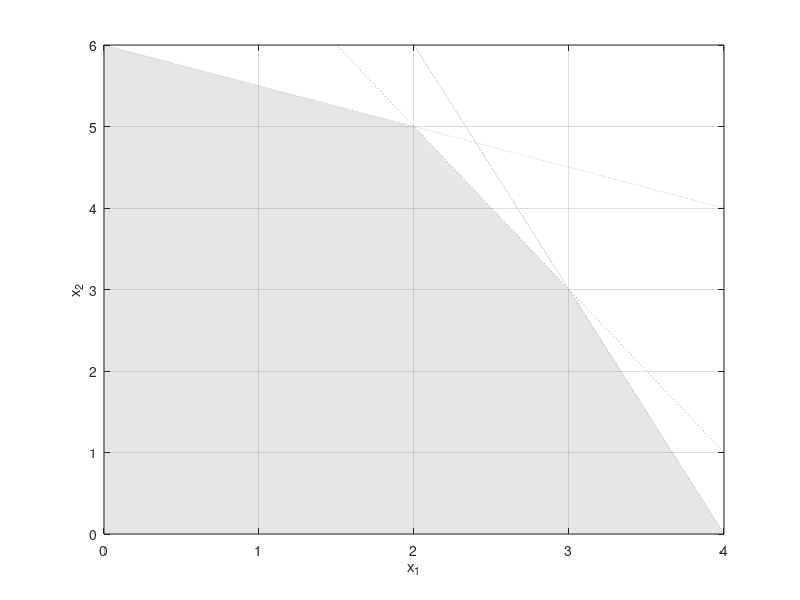
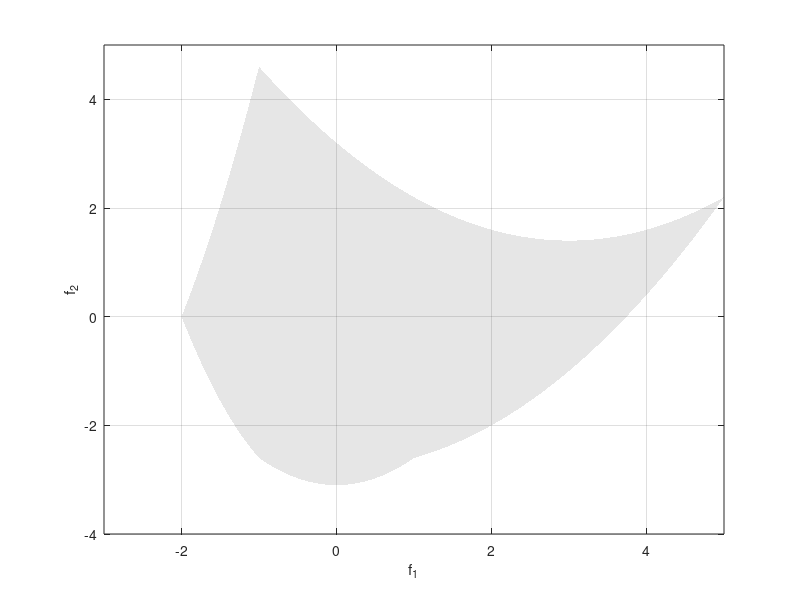

These figures' MATLAB source, in order: (Note: this script raises an error after producing the figures.)

% Running example in [Klamroth, Miettinen, 2008], 
% adopted from [Schandl et al, 2001]

clear all 
close all
clear global
clc

addpath ../Function/
addpath ../Function/Coefficients/
addpath ../Function/Basis



% Problem Data
% ============

P1 = zeros(2);       q1 = [-1; -1];          r1 = 5;
P2 = 2/5 * eye(2);   q2 = 1/5 * [-10; -4];   r2 = 11/5;
A = [3, 1; 2, 1; 1, 2; -1, 0; 0, -1];
b = [-12; -9; -12; 0; 0];



% Feasible set and objective set
% ==============================

x1 = linspace(0,4,1e3)';
x2 = [12-3*x1, 9-2*x1, 6-0.5*x1];
xB = [ linspace(4,0,4e2)' , zeros(4e2,1)                  ;
       zeros(6e2,1)       , linspace(0,6,6e2)'            ;
       linspace(0,2,2e2)' , 6  - 0.5 * linspace(0,2,2e2)' ;
       linspace(2,3,1e2)' , 9  - 2   * linspace(2,3,1e2)' ;
       linspace(3,4,1e2)' , 12 - 3   * linspace(3,4,1e2)' ];
fB = [ 5 + xB*[-1; -1] , 1/5 * (11 + xB*[-10; -4] + (xB.^2)*[1; 1]) ];

figure(1)
area(xB(:,1), xB(:,2), 'FaceColor', [0.9,0.9,0.9], 'Edgecolor', 'none'), hold all
set(gca,'Layer','top')
plot(x1, x2, ':', 'Color', [0.7,0.7,0.7])
axis([0,4,0,6]), grid on
xlabel('x_1'), ylabel('x_2')

figure(2)
area(fB(:,1), fB(:,2), 'FaceColor', [0.9,0.9,0.9], 'Edgecolor', 'none'), hold all
set(gca,'Layer','top')
axis([-3,5,-4,5]), grid on
xlabel('f_1'), ylabel('f_2')



% Computing the trade-off curve by gridding
% =========================================

N = 100;
lam = linspace(0,1,N)';
try 
    load tradeoff_klamroth2008
catch
    x_opt = zeros(N,2);
    f_opt = zeros(N,2);
    g_opt = zeros(N,1);
    nu_opt = zeros(N,5);
    for i = 1:N
        x = sdpvar(2,1);
        constr = set( A*x + b <= 0 ); 
        f1 = 0.5 * x'*P1*x + q1'*x + r1;
        f2 = 0.5 * x'*P2*x + q2'*x + r2;
        goal = lam(i) * f1 + (1-lam(i)) * f2;
        sol = solvesdp(constr, goal, sdpsettings('verbose', 0));
        x_opt(i,:) = double(x)';
        f_opt(i,:) = [double(f1), double(f2)];

        P = lam(i) * P1 + (1-lam(i)) * P2;
        q = lam(i) * q1 + (1-lam(i)) * q2;
        r = lam(i) * r1 + (1-lam(i)) * r2;
        nu = sdpvar(5,1);
        t = sdpvar(1);
        constr = set([2*P, q+A'*nu; q'+nu'*A, t] >= 0) + set(nu >= 0);
        goal = t - r - nu'*b;
        sol = solvesdp(constr, goal, sdpsettings('verbose', 0));
        nu_opt(i,:) = double(nu)';
        g_opt(i) = -double(goal);
    end
    check_duality = max(abs( lam.*f_opt(:,1) + (1-lam).*f_opt(:,2) - g_opt ))
    save tradeoff_klamroth2008 x_opt f_opt nu_opt g_opt
end

figure(1), hold all
plot(x_opt(:,1), x_opt(:,2), 'k')
plot(x_opt(1,1), x_opt(1,2), 'ko')
plot(x_opt(end,1), x_opt(end,2), 'ko')

figure(2), hold all
plot(f_opt(:,1), f_opt(:,2), 'k')
plot(f_opt(1,1), f_opt(1,2), 'ko')
plot(f_opt(end,1), f_opt(end,2), 'ko')

figure(3)
plot(lam, [lam.*f_opt(:,1) + (1-lam).*f_opt(:,2), g_opt], 'k') 
xlabel('\lambda')
ylabel('f_{opt}')

figure(4)
plot(lam, x_opt(:,1), 'k'), hold all
plot(lam, x_opt(:,2), 'k:')
xlabel('\lambda')
ylabel('x_{opt}')



% Parameterized primal solution
% =============================

B1 = BSplineBasis([0 0 1 1], 1);
P = BSpline(B1, {P2; P1});
q = BSpline(B1, {q2; q1});
r = BSpline(B1, {r2; r1});

degree = 1;
Nknots = 5;
B = BSplineBasis([0 * ones(1, degree) linspace(0, 1, Nknots) ones(1, degree)], degree);

Cx = sdpvar(2, B.length, 'full');
x = BSpline(B, mat2cell(Cx, 2, ones(B.length,1)));
c = A*x + b;
f = 0.5 * x'*P*x + q'*x + r;
constr = set( c.coeffs.coeffs2tensor <= 0 );
goal = f.integral;
sol = solvesdp(constr, goal)
Cx = double(Cx);
goal_prim = double(goal)

x = BSpline(B, mat2cell(Cx, 2, ones(B.length,1)));
f = 0.5 * x'*P*x + q'*x + r;
f1 = 0.5 * x'*P1*x + q1'*x + r1;
f2 = 0.5 * x'*P2*x + q2'*x + r2;
lam = linspace(0,1,1e3)';
F = f.f(lam);
F1 = f1.f(lam);
F2 = f2.f(lam);
X = cell2mat(x.f(lam));
X1 = X(1:2:end);
X2 = X(2:2:end);

figure(1), hold all
plot(X1, X2, 'b')
% plot(Cx(1,:), Cx(2,:), 'rx')

figure(2), hold all
plot(F1, F2, 'b')
% plot(f1.coeffs.coeffs2tensor, f2.coeffs.coeffs2tensor, 'rx')

figure(3), hold all
plot(lam, F, 'b')

figure(4), hold all
plot(lam, X1, 'b')
plot(lam, X2, 'b:')


% % Reconstruct feasible dual solution (-> bad lower bound // is this ok to do??) 
% Cnu = mat2cell(dual(constr),5*ones(c.basis{1}.length,1),1);
% nu = BSpline(c.basis{1}, Cnu);
% Nu = nu.f({lam}).coeffs;
% g = zeros(size(lam));
% for i = 1:length(lam)
%     P = lam(i) * P1 + (1-lam(i)) * P2;
%     q = lam(i) * q1 + (1-lam(i)) * q2;
%     r = lam(i) * r1 + (1-lam(i)) * r2;
%     nu = Nu{i};
%     g(i) = r + nu' * b - 0.5 * (q+A'*nu)' * (P \ (q+A'*nu));
% end
% figure(3), hold all
% plot(lam, g, 'g')



% Parameterized dual solution
% ===========================

degree = 1;
Nknots = 5;
B = BSplineBasis([0 * ones(1, degree) linspace(0, 1, Nknots) ones(1, degree)], degree);

Cnu = sdpvar(5, B.length, 'full');
nu = BSpline(B, mat2cell(Cnu, 5, ones(B.length,1)));
Ct = sdpvar(1, B.length, 'full');
t = BSpline(B, Ct);
cLMI = [2*P, A'*nu+q; nu'*A+q', t];
cLMIc = cLMI.coeffs.coeffs2tensor;
constr = set(Cnu >= 0);
for i = 1:B.length
    constr = constr + set( cLMIc(3*(i-1)+1 : 3*i, :) >=0 );
end
g = t - r - nu'*b;
goal = g.integral;
sol = solvesdp(constr, goal)
goal_dual = double(goal)
Cnu = double(Cnu);      nu = BSpline(B, mat2cell(Cnu, 5, ones(B.length,1)));
Ct  = double(Ct);       t  = BSpline(B, Ct);
cLMI = [2*P, A'*nu+q; nu'*A+q', t];
g = t - r - nu'*b;
G = -g.f(lam);

figure(3), hold all
plot(lam, G, 'Color', [0,0.5,0])


% Get outer approximation of Pareto front
w = linspace(-2,2,1e2)';
figure(2), hold all
for i = 1:10:length(lam)
    c = [lam(i), 1-lam(i)];
    nc = [lam(i)-1, lam(i)];
    Fline = G(i)/norm(c)^2 * ones(size(w))*c + w*nc;
    plot(Fline(:,1), Fline(:,2), ':', 'Color', [0.5,0.8,0.5])
    plot(G(i)/norm(c)^2 * ones(size(w))*c(1), G(i)/norm(c)^2 * ones(size(w))*c(2), 'rx')
end


% Reconstruct feasible primal solution 
Bx = cLMI.basis{1};
intBx = Bx.integral;
Cx = zeros(3,Bx.length);
for i = 1:Bx.length-1
   V = dual(constr(i+1));
   V = V ./ intBx(i);
   [v,d] = eig(V);
   [~,im] = max(diag(d));
   Cx(:,i) = v(:,im) * sqrt(d(im,im));
end
i = Bx.length;
V = dual(constr(i+1));
V = V ./ intBx(i);
Cx(:,i) = V(:,end);

x = BSpline(Bx,  mat2cell(2*Cx(1:2,:), 2, ones(1,Bx.length)));
f = 0.5 * x'*P*x + q'*x + r;
f1 = 0.5 * x'*P1*x + q1'*x + r1;
f2 = 0.5 * x'*P2*x + q2'*x + r2;

F = f.f(lam);
F1 = f1.f(lam);
F2 = f2.f(lam);
X = cell2mat(x.f(lam));
X1 = X(1:2:end);
X2 = X(2:2:end);

figure(1), hold all
plot(X1, X2, 'Color', [0,0.5,0])

figure(2), hold all
plot(F1, F2, 'Color', [0,0.5,0])

figure(3), hold all
plot(lam, F, ':', 'Color', [0,0.5,0])

figure(4), hold all
plot(lam, X1, 'Color', [0,0.5,0])
plot(lam, X2, ':', 'Color', [0,0.5,0])
